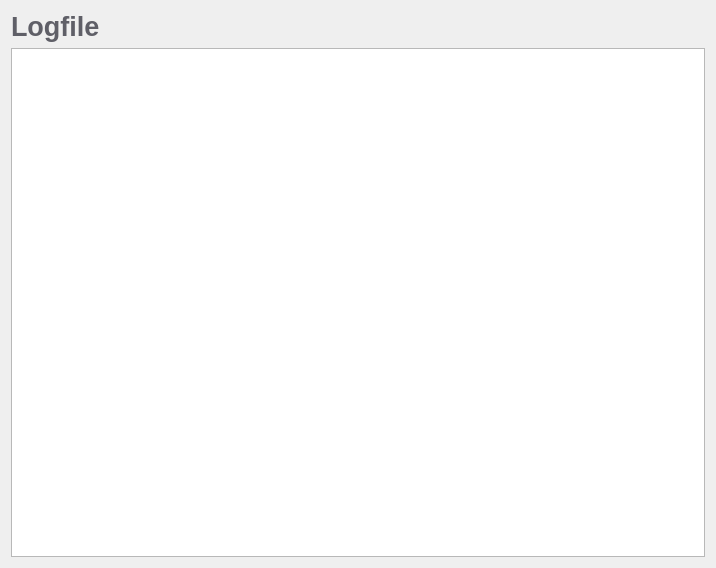
<?xml version="1.0" encoding="UTF-8"?>
<ui version="4.0">
 <class>LogfileForm</class>
 <widget class="QWidget" name="LogfileForm">
  <property name="geometry">
   <rect>
    <x>0</x>
    <y>0</y>
    <width>716</width>
    <height>568</height>
   </rect>
  </property>
  <property name="windowTitle">
   <string>Form</string>
  </property>
  <layout class="QGridLayout">
   <item row="0" column="0">
    <widget class="QLabel" name="labelBackup">
     <property name="font">
      <font>
       <pointsize>20</pointsize>
       <weight>75</weight>
       <bold>true</bold>
      </font>
     </property>
     <property name="text">
      <string>&lt;span style=&quot; color:#5f5f67;&quot;&gt;Logfile&lt;/span&gt;</string>
     </property>
    </widget>
   </item>
   <item row="0" column="1">
    <spacer>
     <property name="orientation">
      <enum>Qt::Horizontal</enum>
     </property>
     <property name="sizeHint" stdset="0">
      <size>
       <width>631</width>
       <height>20</height>
      </size>
     </property>
    </spacer>
   </item>
   <item row="1" column="0" colspan="2">
    <widget class="QTextEdit" name="textEditLogfile"/>
   </item>
  </layout>
 </widget>
 <resources/>
 <connections/>
</ui>
